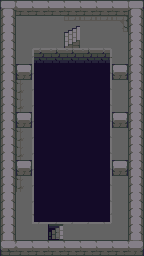

A level layout from a 2D game, rendered from its tile map. Below: a short description, then the map file with tile-grid data replaced by summaries:
An orthogonal 9x16 tile map with 16x16 px tiles, 3 tile layers (Kachelebene 1, Schlucht, graphics), 4 tilesets and 66 objects.

<map version="1.0" tiledversion="1.1.6" orientation="orthogonal" renderorder="right-down" width="9" height="16" tilewidth="16" tileheight="16" infinite="0" nextobjectid="86">
 <tileset firstgid="1" name="tiles_dungeon_v1.1" tilewidth="16" tileheight="16" tilecount="480" columns="20">
  <image source="tiles_dungeon_v1.1.png" width="320" height="384" />
 </tileset>
 <tileset firstgid="481" name="tiles_dungeon_v1.1" tilewidth="16" tileheight="16" tilecount="480" columns="20">
  <image source="tiles_dungeon_v1.1.png" width="320" height="384" />
 </tileset>
 <tileset firstgid="961" name="tiles_dungeon_v1.1" tilewidth="16" tileheight="16" tilecount="480" columns="20">
  <image source="tiles_dungeon_v1.1.png" width="320" height="384" />
 </tileset>
 <tileset firstgid="1441" name="tiles_dungeon_v1.1" tilewidth="16" tileheight="16" tilecount="480" columns="20">
  <image source="tiles_dungeon_v1.1.png" width="320" height="384" />
 </tileset>
 <layer name="Kachelebene 1" width="9" height="16">
  <data>[144 cells, 144 non-empty, 18 distinct tile ids]</data>
 </layer>
 <layer name="Schlucht" width="9" height="16">
  <data>[144 cells, 55 non-empty, 11 distinct tile ids]</data>
 </layer>
 <layer name="graphics" width="9" height="16">
  <data>[144 cells, 3 non-empty, 3 distinct tile ids]</data>
 </layer>
 <objectgroup name="Schlucht" visible="0">
  <object id="18" x="64" y="48" width="16" height="16" />
  <object id="22" x="32" y="48" width="16" height="16" />
  <object id="23" x="48" y="48" width="16" height="16" />
  <object id="24" x="80" y="48" width="16" height="16" />
  <object id="26" x="96" y="48" width="16" height="16" />
  <object id="27" x="32" y="64" width="16" height="16" />
  <object id="28" x="48" y="64" width="16" height="16" />
  <object id="29" x="64" y="64" width="16" height="16" />
  <object id="30" x="80" y="64" width="16" height="16" />
  <object id="31" x="96" y="64" width="16" height="16" />
  <object id="32" x="32" y="80" width="16" height="16" />
  <object id="33" x="48" y="80" width="16" height="16" />
  <object id="34" x="64" y="80" width="16" height="16" />
  <object id="35" x="80" y="80" width="16" height="16" />
  <object id="36" x="96" y="80" width="16" height="16" />
  <object id="37" x="32" y="96" width="16" height="16" />
  <object id="38" x="48" y="96" width="16" height="16" />
  <object id="39" x="64" y="96" width="16" height="16" />
  <object id="40" x="80" y="96" width="16" height="16" />
  <object id="41" x="96" y="96" width="16" height="16" />
  <object id="42" x="32" y="112" width="16" height="16" />
  <object id="43" x="48" y="112" width="16" height="16" />
  <object id="44" x="64" y="112" width="16" height="16" />
  <object id="45" x="80" y="112" width="16" height="16" />
  <object id="46" x="96" y="112" width="16" height="16" />
  <object id="47" x="32" y="128" width="16" height="16" />
  <object id="48" x="48" y="128" width="16" height="16" />
  <object id="49" x="64" y="128" width="16" height="16" />
  <object id="50" x="80" y="128" width="16" height="16" />
  <object id="51" x="96" y="128" width="16" height="16" />
  <object id="52" x="32" y="144" width="16" height="16" />
  <object id="53" x="48" y="144" width="16" height="16" />
  <object id="54" x="64" y="144" width="16" height="16" />
  <object id="55" x="80" y="144" width="16" height="16" />
  <object id="56" x="96" y="144" width="16" height="16" />
  <object id="57" x="32" y="160" width="16" height="16" />
  <object id="58" x="48" y="160" width="16" height="16" />
  <object id="59" x="64" y="160" width="16" height="16" />
  <object id="60" x="80" y="160" width="16" height="16" />
  <object id="61" x="32" y="176" width="16" height="16" />
  <object id="64" x="96" y="160" width="16" height="16" />
  <object id="65" x="48" y="176" width="16" height="16" />
  <object id="66" x="64" y="176" width="16" height="16" />
  <object id="67" x="80" y="176" width="16" height="16" />
  <object id="68" x="96" y="176" width="16" height="16" />
  <object id="69" x="32" y="192" width="16" height="16" />
  <object id="71" x="48" y="192" width="16" height="16" />
  <object id="72" x="64" y="192" width="16" height="16" />
  <object id="73" x="80" y="192" width="16" height="16" />
  <object id="74" x="96" y="192" width="16" height="16" />
  <object id="81" x="32" y="208" width="16" height="16" />
  <object id="82" x="48" y="208" width="16" height="16" />
  <object id="83" x="64" y="208" width="16" height="16" />
  <object id="84" x="80" y="208" width="16" height="16" />
  <object id="85" x="96" y="208" width="16" height="16" />
 </objectgroup>
 <objectgroup name="Stein, TreppeRunter" visible="0">
  <object id="1" x="0" y="0" width="144" height="16" />
  <object id="2" x="0" y="16" width="16" height="240" />
  <object id="3" x="16" y="240" width="128" height="16" />
  <object id="4" x="128" y="16" width="16" height="224" />
  <object id="5" x="48" y="224" width="16" height="16" />
  <object id="7" x="16" y="64" width="16" height="16" />
  <object id="8" x="16" y="112" width="16" height="16" />
  <object id="9" x="16" y="160" width="16" height="16" />
  <object id="10" x="112" y="64" width="16" height="16" />
  <object id="11" x="112" y="112" width="16" height="16" />
  <object id="12" x="112" y="160" width="16" height="16" />
 </objectgroup>
 <objectgroup name="Sonstiges" visible="0" />
</map>
